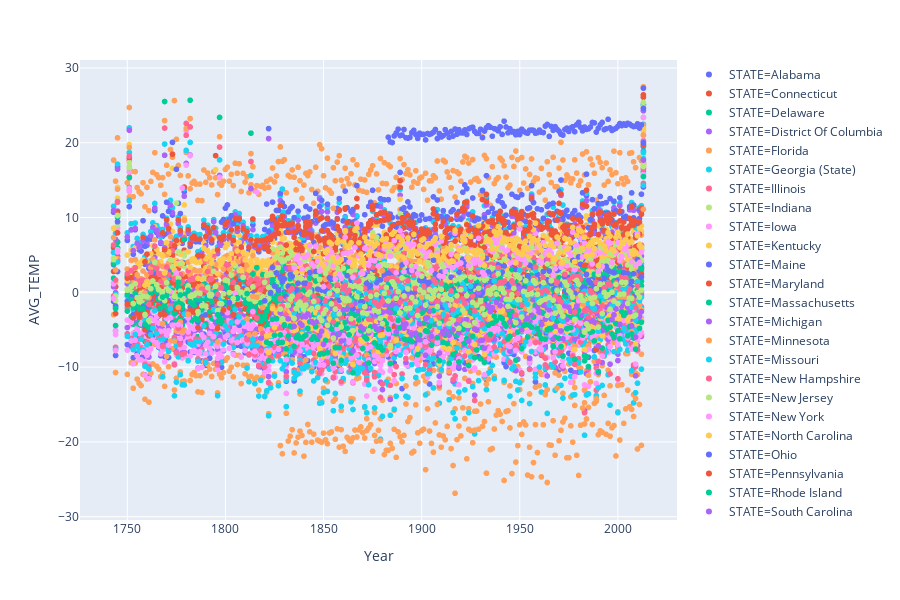

Notebook cell for this chart:
### Markdown cell above
#### How Temperature has changed over the years in United States

### Code cell
query1 = """SELECT strftime('%Y',DATE)Year, AVG_TEMP, STATE
            FROM STATE
            WHERE AVG_TEMP != '' and COUNTRY== 'United States'
            GROUP BY Year,STATE"""
import plotly.express as px
df_United_states=pd.read_sql(query1, con = conn)

fig = px.scatter(df_United_states, x="Year", y="AVG_TEMP", color="STATE",trendline="OLS")
fig.show()

### Figure 1 — Plotly figure (JSON) as saved in the notebook; plotly's stock layout.template omitted (floating-point values rounded to 4 significant figures; data arrays with more than 128 entries replaced by an {"elided": "..."} marker saying what was removed)
{"data": [{"hoverlabel": {"namelength": 0}, "hovertemplate": "STATE=Alabama<br>Year=%{x}<br>AVG_TEMP=%{y}", "legendgroup": "STATE=Alabama", "marker": {"color": "#636efa", "symbol": "circle"}, "mode": "markers", "name": "STATE=Alabama", "showlegend": true, "type": "scattergl", "x": {"elided": "266 str values"}, "xaxis": "x", "y": {"elided": "266 float values"}, "yaxis": "y"}, {"hoverlabel": {"namelength": 0}, "hovertemplate": "STATE=Alabama", "legendgroup": "STATE=Alabama", "marker": {"color": "#636efa", "symbol": "circle"}, "mode": "lines", "name": "STATE=Alabama", "showlegend": false, "type": "scattergl", "xaxis": "x", "yaxis": "y"}, {"hoverlabel": {"namelength": 0}, "hovertemplate": "STATE=Connecticut<br>Year=%{x}<br>AVG_TEMP=%{y}", "legendgroup": "STATE=Connecticut", "marker": {"color": "#EF553B", "symbol": "circle"}, "mode": "markers", "name": "STATE=Connecticut", "showlegend": true, "type": "scattergl", "x": {"elided": "266 str values"}, "xaxis": "x", "y": {"elided": "266 float values"}, "yaxis": "y"}, {"hoverlabel": {"namelength": 0}, "hovertemplate": "STATE=Connecticut", "legendgroup": "STATE=Connecticut", "marker": {"color": "#EF553B", "symbol": "circle"}, "mode": "lines", "name": "STATE=Connecticut", "showlegend": false, "type": "scattergl", "xaxis": "x", "yaxis": "y"}, {"hoverlabel": {"namelength": 0}, "hovertemplate": "STATE=Delaware<br>Year=%{x}<br>AVG_TEMP=%{y}", "legendgroup": "STATE=Delaware", "marker": {"color": "#00cc96", "symbol": "circle"}, "mode": "markers", "name": "STATE=Delaware", "showlegend": true, "type": "scattergl", "x": {"elided": "266 str values"}, "xaxis": "x", "y": {"elided": "266 float values"}, "yaxis": "y"}, {"hoverlabel": {"namelength": 0}, "hovertemplate": "STATE=Delaware", "legendgroup": "STATE=Delaware", "marker": {"color": "#00cc96", "symbol": "circle"}, "mode": "lines", "name": "STATE=Delaware", "showlegend": false, "type": "scattergl", "xaxis": "x", "yaxis": "y"}, {"hoverlabel": {"namelength": 0}, "hovertemplate": "STATE=District Of Columbia<br>Year=%{x}<br>AVG_TEMP=%{y}", "legendgroup": "STATE=District Of Columbia", "marker": {"color": "#ab63fa", "symbol": "circle"}, "mode": "markers", "name": "STATE=District Of Columbia", "showlegend": true, "type": "scattergl", "x": {"elided": "266 str values"}, "xaxis": "x", "y": {"elided": "266 float values"}, "yaxis": "y"}, {"hoverlabel": {"namelength": 0}, "hovertemplate": "STATE=District Of Columbia", "legendgroup": "STATE=District Of Columbia", "marker": {"color": "#ab63fa", "symbol": "circle"}, "mode": "lines", "name": "STATE=District Of Columbia", "showlegend": false, "type": "scattergl", "xaxis": "x", "yaxis": "y"}, {"hoverlabel": {"namelength": 0}, "hovertemplate": "STATE=Florida<br>Year=%{x}<br>AVG_TEMP=%{y}", "legendgroup": "STATE=Florida", "marker": {"color": "#FFA15A", "symbol": "circle"}, "mode": "markers", "name": "STATE=Florida", "showlegend": true, "type": "scattergl", "x": {"elided": "264 str values"}, "xaxis": "x", "y": {"elided": "264 float values"}, "yaxis": "y"}, {"hoverlabel": {"namelength": 0}, "hovertemplate": "STATE=Florida", "legendgroup": "STATE=Florida", "marker": {"color": "#FFA15A", "symbol": "circle"}, "mode": "lines", "name": "STATE=Florida", "showlegend": false, "type": "scattergl", "xaxis": "x", "yaxis": "y"}, {"hoverlabel": {"namelength": 0}, "hovertemplate": "STATE=Georgia (State)<br>Year=%{x}<br>AVG_TEMP=%{y}", "legendgroup": "STATE=Georgia (State)", "marker": {"color": "#19d3f3", "symbol": "circle"}, "mode": "markers", "name": "STATE=Georgia (State)", "showlegend": true, "type": "scattergl", "x": {"elided": "266 str values"}, "xaxis": "x", "y": {"elided": "266 float values"}, "yaxis": "y"}, {"hoverlabel": {"namelength": 0}, "hovertemplate": "STATE=Georgia (State)", "legendgroup": "STATE=Georgia (State)", "marker": {"color": "#19d3f3", "symbol": "circle"}, "mode": "lines", "name": "STATE=Georgia (State)", "showlegend": false, "type": "scattergl", "xaxis": "x", "yaxis": "y"}, {"hoverlabel": {"namelength": 0}, "hovertemplate": "STATE=Illinois<br>Year=%{x}<br>AVG_TEMP=%{y}", "legendgroup": "STATE=Illinois", "marker": {"color": "#FF6692", "symbol": "circle"}, "mode": "markers", "name": "STATE=Illinois", "showlegend": true, "type": "scattergl", "x": {"elided": "267 str values"}, "xaxis": "x", "y": {"elided": "267 float values"}, "yaxis": "y"}, {"hoverlabel": {"namelength": 0}, "hovertemplate": "STATE=Illinois", "legendgroup": "STATE=Illinois", "marker": {"color": "#FF6692", "symbol": "circle"}, "mode": "lines", "name": "STATE=Illinois", "showlegend": false, "type": "scattergl", "xaxis": "x", "yaxis": "y"}, {"hoverlabel": {"namelength": 0}, "hovertemplate": "STATE=Indiana<br>Year=%{x}<br>AVG_TEMP=%{y}", "legendgroup": "STATE=Indiana", "marker": {"color": "#B6E880", "symbol": "circle"}, "mode": "markers", "name": "STATE=Indiana", "showlegend": true, "type": "scattergl", "x": {"elided": "266 str values"}, "xaxis": "x", "y": {"elided": "266 float values"}, "yaxis": "y"}, {"hoverlabel": {"namelength": 0}, "hovertemplate": "STATE=Indiana", "legendgroup": "STATE=Indiana", "marker": {"color": "#B6E880", "symbol": "circle"}, "mode": "lines", "name": "STATE=Indiana", "showlegend": false, "type": "scattergl", "xaxis": "x", "yaxis": "y"}, {"hoverlabel": {"namelength": 0}, "hovertemplate": "STATE=Iowa<br>Year=%{x}<br>AVG_TEMP=%{y}", "legendgroup": "STATE=Iowa", "marker": {"color": "#FF97FF", "symbol": "circle"}, "mode": "markers", "name": "STATE=Iowa", "showlegend": true, "type": "scattergl", "x": {"elided": "267 str values"}, "xaxis": "x", "y": {"elided": "267 float values"}, "yaxis": "y"}, {"hoverlabel": {"namelength": 0}, "hovertemplate": "STATE=Iowa", "legendgroup": "STATE=Iowa", "marker": {"color": "#FF97FF", "symbol": "circle"}, "mode": "lines", "name": "STATE=Iowa", "showlegend": false, "type": "scattergl", "xaxis": "x", "yaxis": "y"}, {"hoverlabel": {"namelength": 0}, "hovertemplate": "STATE=Kentucky<br>Year=%{x}<br>AVG_TEMP=%{y}", "legendgroup": "STATE=Kentucky", "marker": {"color": "#FECB52", "symbol": "circle"}, "mode": "markers", "name": "STATE=Kentucky", "showlegend": true, "type": "scattergl", "x": {"elided": "266 str values"}, "xaxis": "x", "y": {"elided": "266 float values"}, "yaxis": "y"}, {"hoverlabel": {"namelength": 0}, "hovertemplate": "STATE=Kentucky", "legendgroup": "STATE=Kentucky", "marker": {"color": "#FECB52", "symbol": "circle"}, "mode": "lines", "name": "STATE=Kentucky", "showlegend": false, "type": "scattergl", "xaxis": "x", "yaxis": "y"}, {"hoverlabel": {"namelength": 0}, "hovertemplate": "STATE=Maine<br>Year=%{x}<br>AVG_TEMP=%{y}", "legendgroup": "STATE=Maine", "marker": {"color": "#636efa", "symbol": "circle"}, "mode": "markers", "name": "STATE=Maine", "showlegend": true, "type": "scattergl", "x": {"elided": "266 str values"}, "xaxis": "x", "y": {"elided": "266 float values"}, "yaxis": "y"}, {"hoverlabel": {"namelength": 0}, "hovertemplate": "STATE=Maine", "legendgroup": "STATE=Maine", "marker": {"color": "#636efa", "symbol": "circle"}, "mode": "lines", "name": "STATE=Maine", "showlegend": false, "type": "scattergl", "xaxis": "x", "yaxis": "y"}, {"hoverlabel": {"namelength": 0}, "hovertemplate": "STATE=Maryland<br>Year=%{x}<br>AVG_TEMP=%{y}", "legendgroup": "STATE=Maryland", "marker": {"color": "#EF553B", "symbol": "circle"}, "mode": "markers", "name": "STATE=Maryland", "showlegend": true, "type": "scattergl", "x": {"elided": "266 str values"}, "xaxis": "x", "y": {"elided": "266 float values"}, "yaxis": "y"}, {"hoverlabel": {"namelength": 0}, "hovertemplate": "STATE=Maryland", "legendgroup": "STATE=Maryland", "marker": {"color": "#EF553B", "symbol": "circle"}, "mode": "lines", "name": "STATE=Maryland", "showlegend": false, "type": "scattergl", "xaxis": "x", "yaxis": "y"}, {"hoverlabel": {"namelength": 0}, "hovertemplate": "STATE=Massachusetts<br>Year=%{x}<br>AVG_TEMP=%{y}", "legendgroup": "STATE=Massachusetts", "marker": {"color": "#00cc96", "symbol": "circle"}, "mode": "markers", "name": "STATE=Massachusetts", "showlegend": true, "type": "scattergl", "x": {"elided": "266 str values"}, "xaxis": "x", "y": {"elided": "266 float values"}, "yaxis": "y"}, {"hoverlabel": {"namelength": 0}, "hovertemplate": "STATE=Massachusetts", "legendgroup": "STATE=Massachusetts", "marker": {"color": "#00cc96", "symbol": "circle"}, "mode": "lines", "name": "STATE=Massachusetts", "showlegend": false, "type": "scattergl", "xaxis": "x", "yaxis": "y"}, {"hoverlabel": {"namelength": 0}, "hovertemplate": "STATE=Michigan<br>Year=%{x}<br>AVG_TEMP=%{y}", "legendgroup": "STATE=Michigan", "marker": {"color": "#ab63fa", "symbol": "circle"}, "mode": "markers", "name": "STATE=Michigan", "showlegend": true, "type": "scattergl", "x": {"elided": "267 str values"}, "xaxis": "x", "y": {"elided": "267 float values"}, "yaxis": "y"}, {"hoverlabel": {"namelength": 0}, "hovertemplate": "STATE=Michigan", "legendgroup": "STATE=Michigan", "marker": {"color": "#ab63fa", "symbol": "circle"}, "mode": "lines", "name": "STATE=Michigan", "showlegend": false, "type": "scattergl", "xaxis": "x", "yaxis": "y"}, {"hoverlabel": {"namelength": 0}, "hovertemplate": "STATE=Minnesota<br>Year=%{x}<br>AVG_TEMP=%{y}", "legendgroup": "STATE=Minnesota", "marker": {"color": "#FFA15A", "symbol": "circle"}, "mode": "markers", "name": "STATE=Minnesota", "showlegend": true, "type": "scattergl", "x": {"elided": "267 str values"}, "xaxis": "x", "y": {"elided": "267 float values"}, "yaxis": "y"}, {"hoverlabel": {"namelength": 0}, "hovertemplate": "STATE=Minnesota", "legendgroup": "STATE=Minnesota", "marker": {"color": "#FFA15A", "symbol": "circle"}, "mode": "lines", "name": "STATE=Minnesota", "showlegend": false, "type": "scattergl", "xaxis": "x", "yaxis": "y"}, {"hoverlabel": {"namelength": 0}, "hovertemplate": "STATE=Missouri<br>Year=%{x}<br>AVG_TEMP=%{y}", "legendgroup": "STATE=Missouri", "marker": {"color": "#19d3f3", "symbol": "circle"}, "mode": "markers", "name": "STATE=Missouri", "showlegend": true, "type": "scattergl", "x": {"elided": "266 str values"}, "xaxis": "x", "y": {"elided": "266 float values"}, "yaxis": "y"}, {"hoverlabel": {"namelength": 0}, "hovertemplate": "STATE=Missouri", "legendgroup": "STATE=Missouri", "marker": {"color": "#19d3f3", "symbol": "circle"}, "mode": "lines", "name": "STATE=Missouri", "showlegend": false, "type": "scattergl", "xaxis": "x", "yaxis": "y"}, {"hoverlabel": {"namelength": 0}, "hovertemplate": "STATE=New Hampshire<br>Year=%{x}<br>AVG_TEMP=%{y}", "legendgroup": "STATE=New Hampshire", "marker": {"color": "#FF6692", "symbol": "circle"}, "mode": "markers", "name": "STATE=New Hampshire", "showlegend": true, "type": "scattergl", "x": {"elided": "266 str values"}, "xaxis": "x", "y": {"elided": "266 float values"}, "yaxis": "y"}, {"hoverlabel": {"namelength": 0}, "hovertemplate": "STATE=New Hampshire", "legendgroup": "STATE=New Hampshire", "marker": {"color": "#FF6692", "symbol": "circle"}, "mode": "lines", "name": "STATE=New Hampshire", "showlegend": false, "type": "scattergl", "xaxis": "x", "yaxis": "y"}, {"hoverlabel": {"namelength": 0}, "hovertemplate": "STATE=New Jersey<br>Year=%{x}<br>AVG_TEMP=%{y}", "legendgroup": "STATE=New Jersey", "marker": {"color": "#B6E880", "symbol": "circle"}, "mode": "markers", "name": "STATE=New Jersey", "showlegend": true, "type": "scattergl", "x": {"elided": "266 str values"}, "xaxis": "x", "y": {"elided": "266 float values"}, "yaxis": "y"}, {"hoverlabel": {"namelength": 0}, "hovertemplate": "STATE=New Jersey", "legendgroup": "STATE=New Jersey", "marker": {"color": "#B6E880", "symbol": "circle"}, "mode": "lines", "name": "STATE=New Jersey", "showlegend": false, "type": "scattergl", "xaxis": "x", "yaxis": "y"}, {"hoverlabel": {"namelength": 0}, "hovertemplate": "STATE=New York<br>Year=%{x}<br>AVG_TEMP=%{y}", "legendgroup": "STATE=New York", "marker": {"color": "#FF97FF", "symbol": "circle"}, "mode": "markers", "name": "STATE=New York", "showlegend": true, "type": "scattergl", "x": {"elided": "266 str values"}, "xaxis": "x", "y": {"elided": "266 float values"}, "yaxis": "y"}, {"hoverlabel": {"namelength": 0}, "hovertemplate": "STATE=New York", "legendgroup": "STATE=New York", "marker": {"color": "#FF97FF", "symbol": "circle"}, "mode": "lines", "name": "STATE=New York", "showlegend": false, "type": "scattergl", "xaxis": "x", "yaxis": "y"}, {"hoverlabel": {"namelength": 0}, "hovertemplate": "STATE=North Carolina<br>Year=%{x}<br>AVG_TEMP=%{y}", "legendgroup": "STATE=North Carolina", "marker": {"color": "#FECB52", "symbol": "circle"}, "mode": "markers", "name": "STATE=North Carolina", "showlegend": true, "type": "scattergl", "x": {"elided": "266 str values"}, "xaxis": "x", "y": {"elided": "266 float values"}, "yaxis": "y"}, {"hoverlabel": {"namelength": 0}, "hovertemplate": "STATE=North Carolina", "legendgroup": "STATE=North Carolina", "marker": {"color": "#FECB52", "symbol": "circle"}, "mode": "lines", "name": "STATE=North Carolina", "showlegend": false, "type": "scattergl", "xaxis": "x", "yaxis": "y"}, {"hoverlabel": {"namelength": 0}, "hovertemplate": "STATE=Ohio<br>Year=%{x}<br>AVG_TEMP=%{y}", "legendgroup": "STATE=Ohio", "marker": {"color": "#636efa", "symbol": "circle"}, "mode": "markers", "name": "STATE=Ohio", "showlegend": true, "type": "scattergl", "x": {"elided": "266 str values"}, "xaxis": "x", "y": {"elided": "266 float values"}, "yaxis": "y"}, {"hoverlabel": {"namelength": 0}, "hovertemplate": "STATE=Ohio", "legendgroup": "STATE=Ohio", "marker": {"color": "#636efa", "symbol": "circle"}, "mode": "lines", "name": "STATE=Ohio", "showlegend": false, "type": "scattergl", "xaxis": "x", "yaxis": "y"}, {"hoverlabel": {"namelength": 0}, "hovertemplate": "STATE=Pennsylvania<br>Year=%{x}<br>AVG_TEMP=%{y}", "legendgroup": "STATE=Pennsylvania", "marker": {"color": "#EF553B", "symbol": "circle"}, "mode": "markers", "name": "STATE=Pennsylvania", "showlegend": true, "type": "scattergl", "x": {"elided": "266 str values"}, "xaxis": "x", "y": {"elided": "266 float values"}, "yaxis": "y"}, {"hoverlabel": {"namelength": 0}, "hovertemplate": "STATE=Pennsylvania", "legendgroup": "STATE=Pennsylvania", "marker": {"color": "#EF553B", "symbol": "circle"}, "mode": "lines", "name": "STATE=Pennsylvania", "showlegend": false, "type": "scattergl", "xaxis": "x", "yaxis": "y"}, {"hoverlabel": {"namelength": 0}, "hovertemplate": "STATE=Rhode Island<br>Year=%{x}<br>AVG_TEMP=%{y}", "legendgroup": "STATE=Rhode Island", "marker": {"color": "#00cc96", "symbol": "circle"}, "mode": "markers", "name": "STATE=Rhode Island", "showlegend": true, "type": "scattergl", "x": {"elided": "266 str values"}, "xaxis": "x", "y": {"elided": "266 float values"}, "yaxis": "y"}, {"hoverlabel": {"namelength": 0}, "hovertemplate": "STATE=Rhode Island", "legendgroup": "STATE=Rhode Island", "marker": {"color": "#00cc96", "symbol": "circle"}, "mode": "lines", "name": "STATE=Rhode Island", "showlegend": false, "type": "scattergl", "xaxis": "x", "yaxis": "y"}, {"hoverlabel": {"namelength": 0}, "hovertemplate": "STATE=South Carolina<br>Year=%{x}<br>AVG_TEMP=%{y}", "legendgroup": "STATE=South Carolina", "marker": {"color": "#ab63fa", "symbol": "circle"}, "mode": "markers", "name": "STATE=South Carolina", "showlegend": true, "type": "scattergl", "x": {"elided": "266 str values"}, "xaxis": "x", "y": {"elided": "266 float values"}, "yaxis": "y"}, {"hoverlabel": {"namelength": 0}, "hovertemplate": "STATE=South Carolina", "legendgroup": "STATE=South Carolina", "marker": {"color": "#ab63fa", "symbol": "circle"}, "mode": "lines", "name": "STATE=South Carolina", "showlegend": false, "type": "scattergl", "xaxis": "x", "yaxis": "y"}, {"hoverlabel": {"namelength": 0}, "hovertemplate": "STATE=Tennessee<br>Year=%{x}<br>AVG_TEMP=%{y}", "legendgroup": "STATE=Tennessee", "marker": {"color": "#FFA15A", "symbol": "circle"}, "mode": "markers", "name": "STATE=Tennessee", "showlegend": true, "type": "scattergl", "x": {"elided": "266 str values"}, "xaxis": "x", "y": {"elided": "266 float values"}, "yaxis": "y"}, {"hoverlabel": {"namelength": 0}, "hovertemplate": "STATE=Tennessee", "legendgroup": "STATE=Tennessee", "marker": {"color": "#FFA15A", "symbol": "circle"}, "mode": "lines", "name": "STATE=Tennessee", "showlegend": false, "type": "scattergl", "xaxis": "x", "yaxis": "y"}, {"hoverlabel": {"namelength": 0}, "hovertemplate": "STATE=Vermont<br>Year=%{x}<br>AVG_TEMP=%{y}", "legendgroup": "STATE=Vermont", "marker": {"color": "#19d3f3", "symbol": "circle"}, "mode": "markers", "name": "STATE=Vermont", "showlegend": true, "type": "scattergl", "x": {"elided": "266 str values"}, "xaxis": "x", "y": {"elided": "266 float values"}, "yaxis": "y"}, {"hoverlabel": {"namelength": 0}, "hovertemplate": "STATE=Vermont", "legendgroup": "STATE=Vermont", "marker": {"color": "#19d3f3", "symbol": "circle"}, "mode": "lines", "name": "STATE=Vermont", "showlegend": false, "type": "scattergl", "xaxis": "x", "yaxis": "y"}, {"hoverlabel": {"namelength": 0}, "hovertemplate": "STATE=Virginia<br>Year=%{x}<br>AVG_TEMP=%{y}", "legendgroup": "STATE=Virginia", "marker": {"color": "#FF6692", "symbol": "circle"}, "mode": "markers", "name": "STATE=Virginia", "showlegend": true, "type": "scattergl", "x": {"elided": "266 str values"}, "xaxis": "x", "y": {"elided": "266 float values"}, "yaxis": "y"}, {"hoverlabel": {"namelength": 0}, "hovertemplate": "STATE=Virginia", "legendgroup": "STATE=Virginia", "marker": {"color": "#FF6692", "symbol": "circle"}, "mode": "lines", "name": "STATE=Virginia", "showlegend": false, "type": "scattergl", "xaxis": "x", "yaxis": "y"}, {"hoverlabel": {"namelength": 0}, "hovertemplate": "STATE=West Virginia<br>Year=%{x}<br>AVG_TEMP=%{y}", "legendgroup": "STATE=West Virginia", "marker": {"color": "#B6E880", "symbol": "circle"}, "mode": "markers", "name": "STATE=West Virginia", "showlegend": true, "type": "scattergl", "x": {"elided": "266 str values"}, "xaxis": "x", "y": {"elided": "266 float values"}, "yaxis": "y"}, {"hoverlabel": {"namelength": 0}, "hovertemplate": "STATE=West Virginia", "legendgroup": "STATE=West Virginia", "marker": {"color": "#B6E880", "symbol": "circle"}, "mode": "lines", "name": "STATE=West Virginia", "showlegend": false, "type": "scattergl", "xaxis": "x", "yaxis": "y"}, {"hoverlabel": {"namelength": 0}, "hovertemplate": "STATE=Wisconsin<br>Year=%{x}<br>AVG_TEMP=%{y}", "legendgroup": "STATE=Wisconsin", "marker": {"color": "#FF97FF", "symbol": "circle"}, "mode": "markers", "name": "STATE=Wisconsin", "showlegend": true, "type": "scattergl", "x": {"elided": "267 str values"}, "xaxis": "x", "y": {"elided": "267 float values"}, "yaxis": "y"}, {"hoverlabel": {"namelength": 0}, "hovertemplate": "STATE=Wisconsin", "legendgroup": "STATE=Wisconsin", "marker": {"color": "#FF97FF", "symbol": "circle"}, "mode": "lines", "name": "STATE=Wisconsin", "showlegend": false, "type": "scattergl", "xaxis": "x", "yaxis": "y"}, {"hoverlabel": {"namelength": 0}, "hovertemplate": "STATE=Arkansas<br>Year=%{x}<br>AVG_TEMP=%{y}", "legendgroup": "STATE=Arkansas", "marker": {"color": "#FECB52", "symbol": "circle"}, "mode": "markers", "name": "STATE=Arkansas", "showlegend": true, "type": "scattergl", "x": {"elided": "247 str values"}, "xaxis": "x", "y": {"elided": "247 float values"}, "yaxis": "y"}, {"hoverlabel": {"namelength": 0}, "hovertemplate": "STATE=Arkansas", "legendgroup": "STATE=Arkansas", "marker": {"color": "#FECB52", "symbol": "circle"}, "mode": "lines", "name": "STATE=Arkansas", "showlegend": false, "type": "scattergl", "xaxis": "x", "yaxis": "y"}, {"hoverlabel": {"namelength": 0}, "hovertemplate": "STATE=Louisiana<br>Year=%{x}<br>AVG_TEMP=%{y}", "legendgroup": "STATE=Louisiana", "marker": {"color": "#636efa", "symbol": "circle"}, "mode": "markers", "name": "STATE=Louisiana", "showlegend": true, "type": "scattergl", "x": {"elided": "212 str values"}, "xaxis": "x", "y": {"elided": "212 float values"}, "yaxis": "y"}, {"hoverlabel": {"namelength": 0}, "hovertemplate": "STATE=Louisiana", "legendgroup": "STATE=Louisiana", "marker": {"color": "#636efa", "symbol": "circle"}, "mode": "lines", "name": "STATE=Louisiana", "showlegend": false, "type": "scattergl", "xaxis": "x", "yaxis": "y"}, {"hoverlabel": {"namelength": 0}, "hovertemplate": "STATE=Mississippi<br>Year=%{x}<br>AVG_TEMP=%{y}", "legendgroup": "STATE=Mississippi", "marker": {"color": "#EF553B", "symbol": "circle"}, "mode": "markers", "name": "STATE=Mississippi", "showlegend": true, "type": "scattergl", "x": {"elided": "247 str values"}, "xaxis": "x", "y": {"elided": "247 float values"}, "yaxis": "y"}, {"hoverlabel": {"namelength": 0}, "hovertemplate": "STATE=Mississippi", "legendgroup": "STATE=Mississippi", "marker": {"color": "#EF553B", "symbol": "circle"}, "mode": "lines", "name": "STATE=Mississippi", "showlegend": false, "type": "scattergl", "xaxis": "x", "yaxis": "y"}, {"hoverlabel": {"namelength": 0}, "hovertemplate": "STATE=Kansas<br>Year=%{x}<br>AVG_TEMP=%{y}", "legendgroup": "STATE=Kansas", "marker": {"color": "#00cc96", "symbol": "circle"}, "mode": "markers", "name": "STATE=Kansas", "showlegend": true, "type": "scattergl", "x": {"elided": "215 str values"}, "xaxis": "x", "y": {"elided": "215 float values"}, "yaxis": "y"}, {"hoverlabel": {"namelength": 0}, "hovertemplate": "STATE=Kansas", "legendgroup": "STATE=Kansas", "marker": {"color": "#00cc96", "symbol": "circle"}, "mode": "lines", "name": "STATE=Kansas", "showlegend": false, "type": "scattergl", "xaxis": "x", "yaxis": "y"}, {"hoverlabel": {"namelength": 0}, "hovertemplate": "STATE=Montana<br>Year=%{x}<br>AVG_TEMP=%{y}", "legendgroup": "STATE=Montana", "marker": {"color": "#ab63fa", "symbol": "circle"}, "mode": "markers", "name": "STATE=Montana", "showlegend": true, "type": "scattergl", "x": {"elided": "216 str values"}, "xaxis": "x", "y": {"elided": "216 float values"}, "yaxis": "y"}, {"hoverlabel": {"namelength": 0}, "hovertemplate": "STATE=Montana", "legendgroup": "STATE=Montana", "marker": {"color": "#ab63fa", "symbol": "circle"}, "mode": "lines", "name": "STATE=Montana", "showlegend": false, "type": "scattergl", "xaxis": "x", "yaxis": "y"}, {"hoverlabel": {"namelength": 0}, "hovertemplate": "STATE=Nebraska<br>Year=%{x}<br>AVG_TEMP=%{y}", "legendgroup": "STATE=Nebraska", "marker": {"color": "#FFA15A", "symbol": "circle"}, "mode": "markers", "name": "STATE=Nebraska", "showlegend": true, "type": "scattergl", "x": {"elided": "216 str values"}, "xaxis": "x", "y": {"elided": "216 float values"}, "yaxis": "y"}, {"hoverlabel": {"namelength": 0}, "hovertemplate": "STATE=Nebraska", "legendgroup": "STATE=Nebraska", "marker": {"color": "#FFA15A", "symbol": "circle"}, "mode": "lines", "name": "STATE=Nebraska", "showlegend": false, "type": "scattergl", "xaxis": "x", "yaxis": "y"}, {"hoverlabel": {"namelength": 0}, "hovertemplate": "STATE=North Dakota<br>Year=%{x}<br>AVG_TEMP=%{y}", "legendgroup": "STATE=North Dakota", "marker": {"color": "#19d3f3", "symbol": "circle"}, "mode": "markers", "name": "STATE=North Dakota", "showlegend": true, "type": "scattergl", "x": {"elided": "216 str values"}, "xaxis": "x", "y": {"elided": "216 float values"}, "yaxis": "y"}, {"hoverlabel": {"namelength": 0}, "hovertemplate": "STATE=North Dakota", "legendgroup": "STATE=North Dakota", "marker": {"color": "#19d3f3", "symbol": "circle"}, "mode": "lines", "name": "STATE=North Dakota", "showlegend": false, "type": "scattergl", "xaxis": "x", "yaxis": "y"}, {"hoverlabel": {"namelength": 0}, "hovertemplate": "STATE=South Dakota<br>Year=%{x}<br>AVG_TEMP=%{y}", "legendgroup": "STATE=South Dakota", "marker": {"color": "#FF6692", "symbol": "circle"}, "mode": "markers", "name": "STATE=South Dakota", "showlegend": true, "type": "scattergl", "x": {"elided": "216 str values"}, "xaxis": "x", "y": {"elided": "216 float values"}, "yaxis": "y"}, {"hoverlabel": {"namelength": 0}, "hovertemplate": "STATE=South Dakota", "legendgroup": "STATE=South Dakota", "marker": {"color": "#FF6692", "symbol": "circle"}, "mode": "lines", "name": "STATE=South Dakota", "showlegend": false, "type": "scattergl", "xaxis": "x", "yaxis": "y"}, {"hoverlabel": {"namelength": 0}, "hovertemplate": "STATE=Oklahoma<br>Year=%{x}<br>AVG_TEMP=%{y}", "legendgroup": "STATE=Oklahoma", "marker": {"color": "#B6E880", "symbol": "circle"}, "mode": "markers", "name": "STATE=Oklahoma", "showlegend": true, "type": "scattergl", "x": {"elided": "197 str values"}, "xaxis": "x", "y": {"elided": "197 float values"}, "yaxis": "y"}, {"hoverlabel": {"namelength": 0}, "hovertemplate": "STATE=Oklahoma", "legendgroup": "STATE=Oklahoma", "marker": {"color": "#B6E880", "symbol": "circle"}, "mode": "lines", "name": "STATE=Oklahoma", "showlegend": false, "type": "scattergl", "xaxis": "x", "yaxis": "y"}, {"hoverlabel": {"namelength": 0}, "hovertemplate": "STATE=Wyoming<br>Year=%{x}<br>AVG_TEMP=%{y}", "legendgroup": "STATE=Wyoming", "marker": {"color": "#FF97FF", "symbol": "circle"}, "mode": "markers", "name": "STATE=Wyoming", "showlegend": true, "type": "scattergl", "x": {"elided": "207 str values"}, "xaxis": "x", "y": {"elided": "207 float values"}, "yaxis": "y"}, {"hoverlabel": {"namelength": 0}, "hovertemplate": "STATE=Wyoming", "legendgroup": "STATE=Wyoming", "marker": {"color": "#FF97FF", "symbol": "circle"}, "mode": "lines", "name": "STATE=Wyoming", "showlegend": false, "type": "scattergl", "xaxis": "x", "yaxis": "y"}, {"hoverlabel": {"namelength": 0}, "hovertemplate": "STATE=Colorado<br>Year=%{x}<br>AVG_TEMP=%{y}", "legendgroup": "STATE=Colorado", "marker": {"color": "#FECB52", "symbol": "circle"}, "mode": "markers", "name": "STATE=Colorado", "showlegend": true, "type": "scattergl", "x": {"elided": "194 str values"}, "xaxis": "x", "y": {"elided": "194 float values"}, "yaxis": "y"}, {"hoverlabel": {"namelength": 0}, "hovertemplate": "STATE=Colorado", "legendgroup": "STATE=Colorado", "marker": {"color": "#FECB52", "symbol": "circle"}, "mode": "lines", "name": "STATE=Colorado", "showlegend": false, "type": "scattergl", "xaxis": "x", "yaxis": "y"}, {"hoverlabel": {"namelength": 0}, "hovertemplate": "STATE=New Mexico<br>Year=%{x}<br>AVG_TEMP=%{y}", "legendgroup": "STATE=New Mexico", "marker": {"color": "#636efa", "symbol": "circle"}, "mode": "markers", "name": "STATE=New Mexico", "showlegend": true, "type": "scattergl", "x": {"elided": "194 str values"}, "xaxis": "x", "y": {"elided": "194 float values"}, "yaxis": "y"}, {"hoverlabel": {"namelength": 0}, "hovertemplate": "STATE=New Mexico", "legendgroup": "STATE=New Mexico", "marker": {"color": "#636efa", "symbol": "circle"}, "mode": "lines", "name": "STATE=New Mexico", "showlegend": false, "type": "scattergl", "xaxis": "x", "yaxis": "y"}, {"hoverlabel": {"namelength": 0}, "hovertemplate": "STATE=Texas<br>Year=%{x}<br>AVG_TEMP=%{y}", "legendgroup": "STATE=Texas", "marker": {"color": "#EF553B", "symbol": "circle"}, "mode": "markers", "name": "STATE=Texas", "showlegend": true, "type": "scattergl", "x": {"elided": "194 str values"}, "xaxis": "x", "y": {"elided": "194 float values"}, "yaxis": "y"}, {"hoverlabel": {"namelength": 0}, "hovertemplate": "STATE=Texas", "legendgroup": "STATE=Texas", "marker": {"color": "#EF553B", "symbol": "circle"}, "mode": "lines", "name": "STATE=Texas", "showlegend": false, "type": "scattergl", "xaxis": "x", "yaxis": "y"}, {"hoverlabel": {"namelength": 0}, "hovertemplate": "STATE=Idaho<br>Year=%{x}<br>AVG_TEMP=%{y}", "legendgroup": "STATE=Idaho", "marker": {"color": "#00cc96", "symbol": "circle"}, "mode": "markers", "name": "STATE=Idaho", "showlegend": true, "type": "scattergl", "x": {"elided": "193 str values"}, "xaxis": "x", "y": {"elided": "193 float values"}, "yaxis": "y"}, {"hoverlabel": {"namelength": 0}, "hovertemplate": "STATE=Idaho", "legendgroup": "STATE=Idaho", "marker": {"color": "#00cc96", "symbol": "circle"}, "mode": "lines", "name": "STATE=Idaho", "showlegend": false, "type": "scattergl", "xaxis": "x", "yaxis": "y"}, {"hoverlabel": {"namelength": 0}, "hovertemplate": "STATE=Utah<br>Year=%{x}<br>AVG_TEMP=%{y}", "legendgroup": "STATE=Utah", "marker": {"color": "#ab63fa", "symbol": "circle"}, "mode": "markers", "name": "STATE=Utah", "showlegend": true, "type": "scattergl", "x": {"elided": "185 str values"}, "xaxis": "x", "y": {"elided": "185 float values"}, "yaxis": "y"}, {"hoverlabel": {"namelength": 0}, "hovertemplate": "STATE=Utah", "legendgroup": "STATE=Utah", "marker": {"color": "#ab63fa", "symbol": "circle"}, "mode": "lines", "name": "STATE=Utah", "showlegend": false, "type": "scattergl", "xaxis": "x", "yaxis": "y"}, {"hoverlabel": {"namelength": 0}, "hovertemplate": "STATE=Alaska<br>Year=%{x}<br>AVG_TEMP=%{y}", "legendgroup": "STATE=Alaska", "marker": {"color": "#FFA15A", "symbol": "circle"}, "mode": "markers", "name": "STATE=Alaska", "showlegend": true, "type": "scattergl", "x": {"elided": "183 str values"}, "xaxis": "x", "y": {"elided": "183 float values"}, "yaxis": "y"}, {"hoverlabel": {"namelength": 0}, "hovertemplate": "STATE=Alaska", "legendgroup": "STATE=Alaska", "marker": {"color": "#FFA15A", "symbol": "circle"}, "mode": "lines", "name": "STATE=Alaska", "showlegend": false, "type": "scattergl", "xaxis": "x", "yaxis": "y"}, {"hoverlabel": {"namelength": 0}, "hovertemplate": "STATE=Nevada<br>Year=%{x}<br>AVG_TEMP=%{y}", "legendgroup": "STATE=Nevada", "marker": {"color": "#19d3f3", "symbol": "circle"}, "mode": "markers", "name": "STATE=Nevada", "showlegend": true, "type": "scattergl", "x": {"elided": "183 str values"}, "xaxis": "x", "y": {"elided": "183 float values"}, "yaxis": "y"}, {"hoverlabel": {"namelength": 0}, "hovertemplate": "STATE=Nevada", "legendgroup": "STATE=Nevada", "marker": {"color": "#19d3f3", "symbol": "circle"}, "mode": "lines", "name": "STATE=Nevada", "showlegend": false, "type": "scattergl", "xaxis": "x", "yaxis": "y"}, {"hoverlabel": {"namelength": 0}, "hovertemplate": "STATE=Oregon<br>Year=%{x}<br>AVG_TEMP=%{y}", "legendgroup": "STATE=Oregon", "marker": {"color": "#FF6692", "symbol": "circle"}, "mode": "markers", "name": "STATE=Oregon", "showlegend": true, "type": "scattergl", "x": {"elided": "183 str values"}, "xaxis": "x", "y": {"elided": "183 float values"}, "yaxis": "y"}, {"hoverlabel": {"namelength": 0}, "hovertemplate": "STATE=Oregon", "legendgroup": "STATE=Oregon", "marker": {"color": "#FF6692", "symbol": "circle"}, "mode": "lines", "name": "STATE=Oregon", "showlegend": false, "type": "scattergl", "xaxis": "x", "yaxis": "y"}, {"hoverlabel": {"namelength": 0}, "hovertemplate": "STATE=Washington<br>Year=%{x}<br>AVG_TEMP=%{y}", "legendgroup": "STATE=Washington", "marker": {"color": "#B6E880", "symbol": "circle"}, "mode": "markers", "name": "STATE=Washington", "showlegend": true, "type": "scattergl", "x": {"elided": "183 str values"}, "xaxis": "x", "y": {"elided": "183 float values"}, "yaxis": "y"}, {"hoverlabel": {"namelength": 0}, "hovertemplate": "STATE=Washington", "legendgroup": "STATE=Washington", "marker": {"color": "#B6E880", "symbol": "circle"}, "mode": "lines", "name": "STATE=Washington", "showlegend": false, "type": "scattergl", "xaxis": "x", "yaxis": "y"}, {"hoverlabel": {"namelength": 0}, "hovertemplate": "STATE=Arizona<br>Year=%{x}<br>AVG_TEMP=%{y}", "legendgroup": "STATE=Arizona", "marker": {"color": "#FF97FF", "symbol": "circle"}, "mode": "markers", "name": "STATE=Arizona", "showlegend": true, "type": "scattergl", "x": {"elided": "179 str values"}, "xaxis": "x", "y": {"elided": "179 float values"}, "yaxis": "y"}, {"hoverlabel": {"namelength": 0}, "hovertemplate": "STATE=Arizona", "legendgroup": "STATE=Arizona", "marker": {"color": "#FF97FF", "symbol": "circle"}, "mode": "lines", "name": "STATE=Arizona", "showlegend": false, "type": "scattergl", "xaxis": "x", "yaxis": "y"}, {"hoverlabel": {"namelength": 0}, "hovertemplate": "STATE=California<br>Year=%{x}<br>AVG_TEMP=%{y}", "legendgroup": "STATE=California", "marker": {"color": "#FECB52", "symbol": "circle"}, "mode": "markers", "name": "STATE=California", "showlegend": true, "type": "scattergl", "x": {"elided": "165 str values"}, "xaxis": "x", "y": {"elided": "165 float values"}, "yaxis": "y"}, {"hoverlabel": {"namelength": 0}, "hovertemplate": "STATE=California", "legendgroup": "STATE=California", "marker": {"color": "#FECB52", "symbol": "circle"}, "mode": "lines", "name": "STATE=California", "showlegend": false, "type": "scattergl", "xaxis": "x", "yaxis": "y"}, {"hoverlabel": {"namelength": 0}, "hovertemplate": "STATE=Hawaii<br>Year=%{x}<br>AVG_TEMP=%{y}", "legendgroup": "STATE=Hawaii", "marker": {"color": "#636efa", "symbol": "circle"}, "mode": "markers", "name": "STATE=Hawaii", "showlegend": true, "type": "scattergl", "x": {"elided": "131 str values"}, "xaxis": "x", "y": {"elided": "131 float values"}, "yaxis": "y"}, {"hoverlabel": {"namelength": 0}, "hovertemplate": "STATE=Hawaii", "legendgroup": "STATE=Hawaii", "marker": {"color": "#636efa", "symbol": "circle"}, "mode": "lines", "name": "STATE=Hawaii", "showlegend": false, "type": "scattergl", "xaxis": "x", "yaxis": "y"}], "layout": {"height": 600, "legend": {"tracegroupgap": 0}, "margin": {"t": 60}, "xaxis": {"anchor": "y", "domain": [0, 1], "title": {"text": "Year"}}, "yaxis": {"anchor": "x", "domain": [0, 1], "title": {"text": "AVG_TEMP"}}}}
